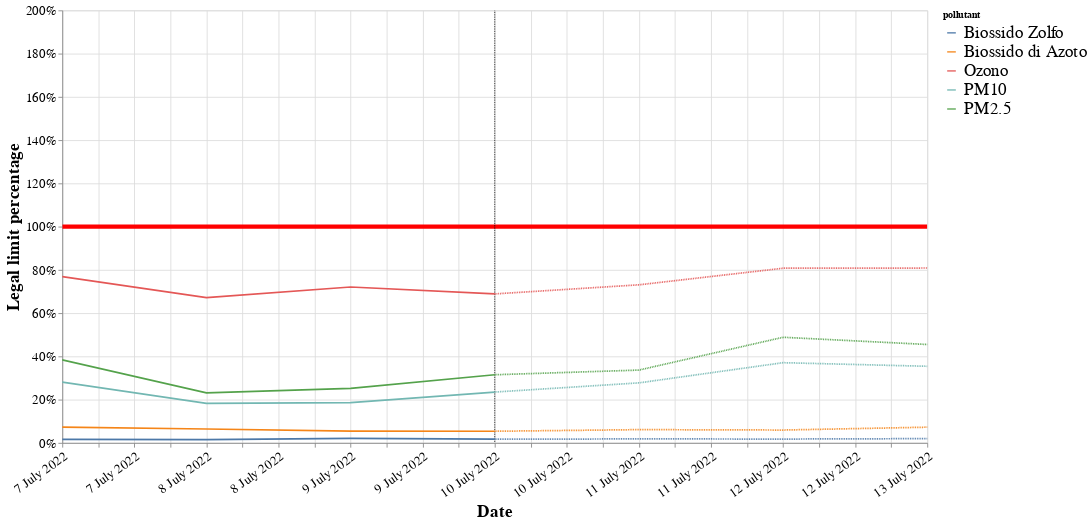
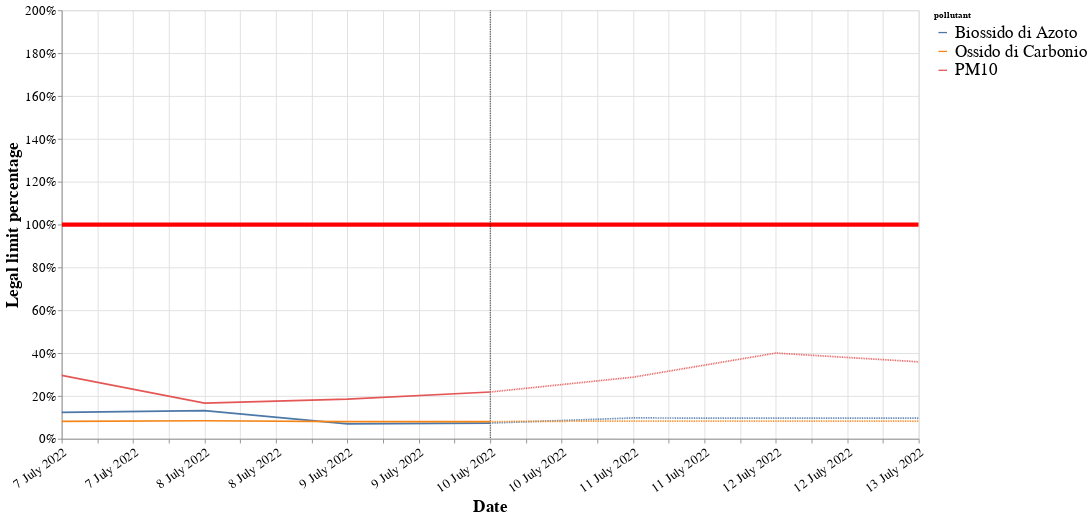
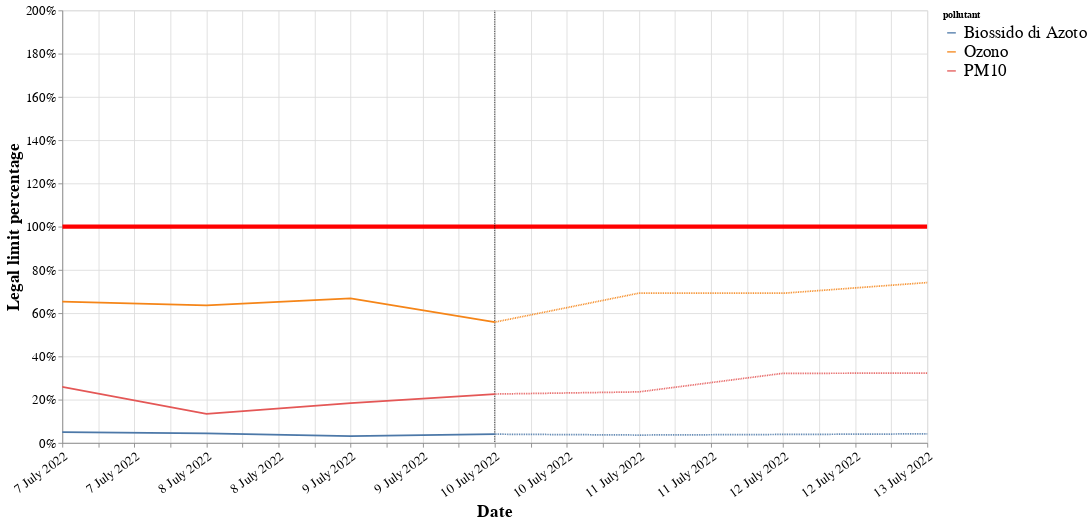
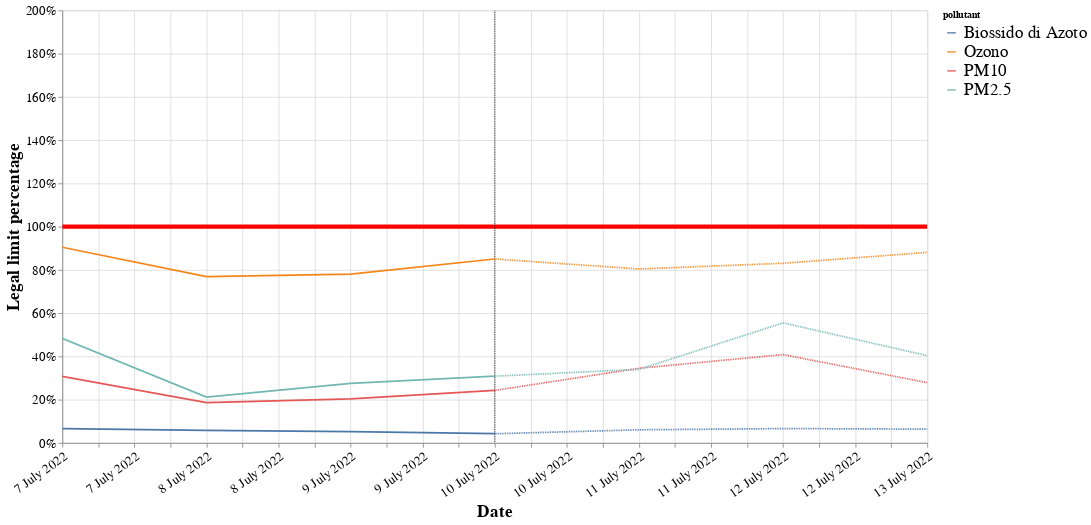

Source (notebook cell) for these figures, in order:
### Code cell
#################
# GRAPH DISPLAY #
#################

for station in station_data_percentage["station"].unique():
    past_chart = get_station_past_graph(station)
    future_chart = get_station_future_graph(station)

    # sum the charts and display them
    alt.layer(
        horizont_fixed_line,
        vertical_fixed_line,
        past_chart,
        future_chart
    ).configure_axis(
        labelFontSize = 15,
        titleFontSize = 20
    ).configure_legend(
        orient = "right",
        labelFontSize = 20
    ).display()
